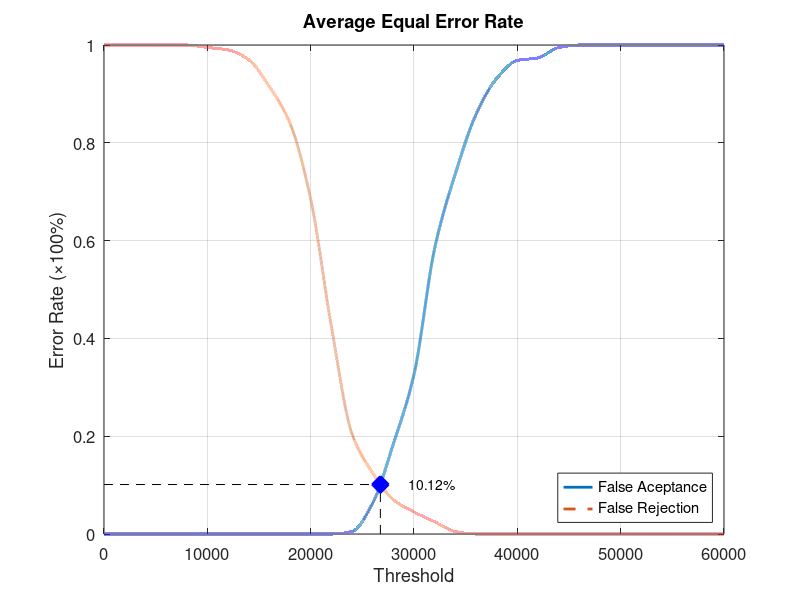
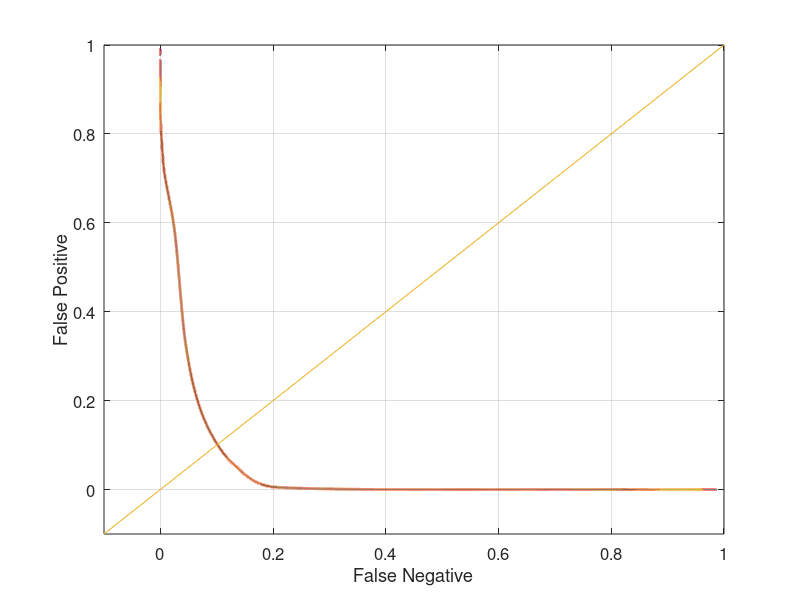

MATLAB code to generate these figures, in order:
function yEER = Database1_3
close all;
clear;
clc;
x = 0:2000:60000;
xq = 0:0.5:60000;

y0 = [0 0 0 0 0 0 0 0 0 0 0 0 0.00526316 0.0631579 0.184211 0.326316 0.584211 0.736842 0.857895 0.931579 0.968421 0.973684 0.994737 1 1 1 1 1 1 1 1];
yy0 = interp1(x, y0, xq, 'pchip');
y1 = [1 1 1 1 1 0.995 0.99 0.97 0.915 0.84 0.685 0.425 0.205 0.125 0.07 0.045 0.025 0.005 0 0 0 0 0 0 0 0 0 0 0 0 0];
yy1 = interp1(x, y1, xq, 'pchip');

% Calculating EER: 
y2 = abs(y0 - y1);
find(y2 == min(y2))
yy2 = abs(yy0 - yy1);
xEER = find(yy2 == min(yy2));
xEERIndex = xq(xEER) % X-axis EER
yEER = yy0(xEER) % Y-axis EER

main = figure
plot(xq, yy0,'-','LineWidth', 2);	hold on
plot(xq, yy1,'--','LineWidth', 2);	hold on
plot([xEERIndex xEERIndex], [0 yEER], 'k--');	hold on
plot([0 xEERIndex], [yEER yEER], 'k--');	hold on
plot(xEERIndex, yEER, 'bx', 'LineWidth', 10);	hold on
text(xEERIndex + 10 * xEERIndex / 100, yEER, [num2str(round((10000 * yEER)) / 100) '%'])
legend('False Aceptance', 'False Rejection', 'Location', 'SouthEast')
xlabel('Threshold')
ylabel('Error Rate (\times100%)')
title('Average Equal Error Rate')
set(gca, 'FontSize', 12)
axis([0 60000 0 1])
grid on

print(main, 'Database1_3Main', '-dpng');
FNRxFPR = figure('Color', [1 1 1]);
plot(yy1, yy0, '-', yy1, yy0, 'LineWidth', 2);
hold on
y = -0.1:0.1:1
plot(y, y); 
set(gca, 'FontSize', 12)
xlabel('False Negative')
ylabel('False Positive')
axis([-0.1 1 -0.1 1])
set(gca, 'FontSize', 12)
grid on

print(FNRxFPR, 'Database1_3FNRxFPR','-dpng');
end
